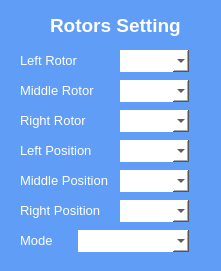
   <widget class="QFrame" name="setting">
    <property name="geometry">
     <rect>
      <x>560</x>
      <y>110</y>
      <width>221</width>
      <height>271</height>
     </rect>
    </property>
    <property name="styleSheet">
     <string notr="true">background-color: #5F9DF7;
border-radius: 25px;</string>
    </property>
    <property name="frameShape">
     <enum>QFrame::StyledPanel</enum>
    </property>
    <property name="frameShadow">
     <enum>QFrame::Raised</enum>
    </property>
    <widget class="QComboBox" name="left_rotor">
     <property name="geometry">
      <rect>
       <x>120</x>
       <y>50</y>
       <width>69</width>
       <height>22</height>
      </rect>
     </property>
     <property name="styleSheet">
      <string notr="true">background-color: white</string>
     </property>
    </widget>
    <widget class="QLabel" name="label">
     <property name="geometry">
      <rect>
       <x>20</x>
       <y>50</y>
       <width>71</width>
       <height>21</height>
      </rect>
     </property>
     <property name="font">
      <font>
       <family>Segoe UI</family>
       <pointsize>10</pointsize>
      </font>
     </property>
     <property name="styleSheet">
      <string notr="true">color: white</string>
     </property>
     <property name="text">
      <string>Left Rotor</string>
     </property>
    </widget>
    <widget class="QComboBox" name="middle_rotor">
     <property name="geometry">
      <rect>
       <x>120</x>
       <y>80</y>
       <width>69</width>
       <height>22</height>
      </rect>
     </property>
     <property name="styleSheet">
      <string notr="true">background-color: white</string>
     </property>
    </widget>
    <widget class="QLabel" name="label_2">
     <property name="geometry">
      <rect>
       <x>20</x>
       <y>80</y>
       <width>91</width>
       <height>21</height>
      </rect>
     </property>
     <property name="font">
      <font>
       <family>Segoe UI</family>
       <pointsize>10</pointsize>
      </font>
     </property>
     <property name="styleSheet">
      <string notr="true">color: white</string>
     </property>
     <property name="text">
      <string>Middle Rotor</string>
     </property>
    </widget>
    <widget class="QComboBox" name="right_rotor">
     <property name="geometry">
      <rect>
       <x>120</x>
       <y>110</y>
       <width>69</width>
       <height>22</height>
      </rect>
     </property>
     <property name="styleSheet">
      <string notr="true">background-color: white</string>
     </property>
    </widget>
    <widget class="QLabel" name="label_3">
     <property name="geometry">
      <rect>
       <x>20</x>
       <y>110</y>
       <width>71</width>
       <height>21</height>
      </rect>
     </property>
     <property name="font">
      <font>
       <family>Segoe UI</family>
       <pointsize>10</pointsize>
      </font>
     </property>
     <property name="styleSheet">
      <string notr="true">color: white</string>
     </property>
     <property name="text">
      <string>Right Rotor</string>
     </property>
    </widget>
    <widget class="QLabel" name="label_4">
     <property name="geometry">
      <rect>
       <x>20</x>
       <y>200</y>
       <width>91</width>
       <height>21</height>
      </rect>
     </property>
     <property name="font">
      <font>
       <family>Segoe UI</family>
       <pointsize>10</pointsize>
      </font>
     </property>
     <property name="styleSheet">
      <string notr="true">color: white</string>
     </property>
     <property name="text">
      <string>Right Position</string>
     </property>
    </widget>
    <widget class="QComboBox" name="middle_position">
     <property name="geometry">
      <rect>
       <x>120</x>
       <y>170</y>
       <width>69</width>
       <height>22</height>
      </rect>
     </property>
     <property name="styleSheet">
      <string notr="true">background-color: white</string>
     </property>
    </widget>
    <widget class="QLabel" name="label_5">
     <property name="geometry">
      <rect>
       <x>20</x>
       <y>170</y>
       <width>91</width>
       <height>21</height>
      </rect>
     </property>
     <property name="font">
      <font>
       <family>Segoe UI</family>
       <pointsize>10</pointsize>
      </font>
     </property>
     <property name="styleSheet">
      <string notr="true">color: white</string>
     </property>
     <property name="text">
      <string>Middle Position</string>
     </property>
    </widget>
    <widget class="QComboBox" name="left_position">
     <property name="geometry">
      <rect>
       <x>120</x>
       <y>140</y>
       <width>69</width>
       <height>22</height>
      </rect>
     </property>
     <property name="styleSheet">
      <string notr="true">background-color: white</string>
     </property>
    </widget>
    <widget class="QComboBox" name="right_position">
     <property name="geometry">
      <rect>
       <x>120</x>
       <y>200</y>
       <width>69</width>
       <height>22</height>
      </rect>
     </property>
     <property name="styleSheet">
      <string notr="true">background-color: white</string>
     </property>
    </widget>
    <widget class="QLabel" name="label_6">
     <property name="geometry">
      <rect>
       <x>20</x>
       <y>140</y>
       <width>71</width>
       <height>21</height>
      </rect>
     </property>
     <property name="font">
      <font>
       <family>Segoe UI</family>
       <pointsize>10</pointsize>
      </font>
     </property>
     <property name="styleSheet">
      <string notr="true">color: white</string>
     </property>
     <property name="text">
      <string>Left Position</string>
     </property>
    </widget>
    <widget class="QLabel" name="label_7">
     <property name="geometry">
      <rect>
       <x>20</x>
       <y>230</y>
       <width>61</width>
       <height>21</height>
      </rect>
     </property>
     <property name="font">
      <font>
       <family>Segoe UI</family>
       <pointsize>10</pointsize>
      </font>
     </property>
     <property name="styleSheet">
      <string notr="true">color: white</string>
     </property>
     <property name="text">
      <string>Mode</string>
     </property>
    </widget>
    <widget class="QComboBox" name="mode">
     <property name="geometry">
      <rect>
       <x>78</x>
       <y>230</y>
       <width>111</width>
       <height>22</height>
      </rect>
     </property>
     <property name="styleSheet">
      <string notr="true">background-color: white</string>
     </property>
    </widget>
    <widget class="QLabel" name="setting_header_3">
     <property name="geometry">
      <rect>
       <x>50</x>
       <y>10</y>
       <width>131</width>
       <height>31</height>
      </rect>
     </property>
     <property name="font">
      <font>
       <family>Segoe UI</family>
       <pointsize>14</pointsize>
       <weight>75</weight>
       <bold>true</bold>
      </font>
     </property>
     <property name="styleSheet">
      <string notr="true">color: white;</string>
     </property>
     <property name="text">
      <string>Rotors Setting</string>
     </property>
    </widget>
   </widget>
